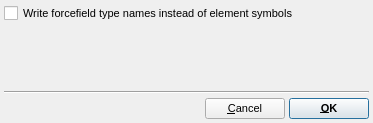
<?xml version="1.0" encoding="UTF-8"?>
<ui version="4.0">
 <class>XYZExportOptionsDialog</class>
 <widget class="QDialog" name="XYZExportOptionsDialog">
  <property name="geometry">
   <rect>
    <x>0</x>
    <y>0</y>
    <width>373</width>
    <height>123</height>
   </rect>
  </property>
  <property name="font">
   <font>
    <pointsize>8</pointsize>
   </font>
  </property>
  <property name="windowTitle">
   <string>XYZ Export Options</string>
  </property>
  <layout class="QVBoxLayout" name="verticalLayout">
   <property name="spacing">
    <number>4</number>
   </property>
   <property name="leftMargin">
    <number>4</number>
   </property>
   <property name="topMargin">
    <number>4</number>
   </property>
   <property name="rightMargin">
    <number>4</number>
   </property>
   <property name="bottomMargin">
    <number>4</number>
   </property>
   <item>
    <widget class="QCheckBox" name="UseTypeNamesCheck">
     <property name="toolTip">
      <string>If assigned, use forcefield type names for atoms rather than their element symbols</string>
     </property>
     <property name="text">
      <string>Write forcefield type names instead of element symbols</string>
     </property>
    </widget>
   </item>
   <item>
    <spacer name="verticalSpacer">
     <property name="orientation">
      <enum>Qt::Vertical</enum>
     </property>
     <property name="sizeHint" stdset="0">
      <size>
       <width>362</width>
       <height>48</height>
      </size>
     </property>
    </spacer>
   </item>
   <item>
    <widget class="Line" name="line">
     <property name="orientation">
      <enum>Qt::Horizontal</enum>
     </property>
    </widget>
   </item>
   <item>
    <layout class="QHBoxLayout" name="horizontalLayout">
     <item>
      <spacer name="horizontalSpacer">
       <property name="orientation">
        <enum>Qt::Horizontal</enum>
       </property>
       <property name="sizeHint" stdset="0">
        <size>
         <width>40</width>
         <height>20</height>
        </size>
       </property>
      </spacer>
     </item>
     <item>
      <widget class="QPushButton" name="CancelButton">
       <property name="text">
        <string>&amp;Cancel</string>
       </property>
       <property name="autoDefault">
        <bool>false</bool>
       </property>
       <property name="default">
        <bool>true</bool>
       </property>
      </widget>
     </item>
     <item>
      <widget class="QPushButton" name="OKButton">
       <property name="font">
        <font>
         <weight>75</weight>
         <bold>true</bold>
        </font>
       </property>
       <property name="text">
        <string>&amp;OK</string>
       </property>
       <property name="autoDefault">
        <bool>false</bool>
       </property>
       <property name="default">
        <bool>true</bool>
       </property>
      </widget>
     </item>
    </layout>
   </item>
  </layout>
 </widget>
 <resources/>
 <connections/>
</ui>
